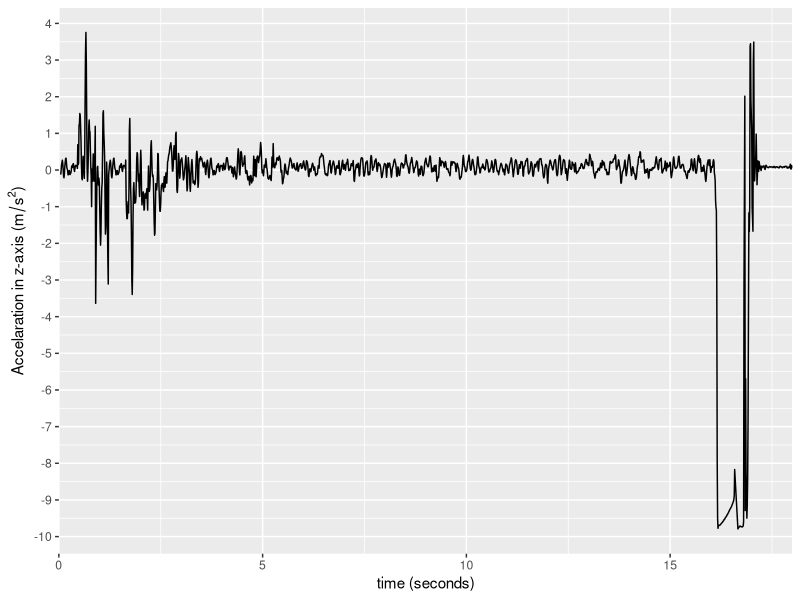
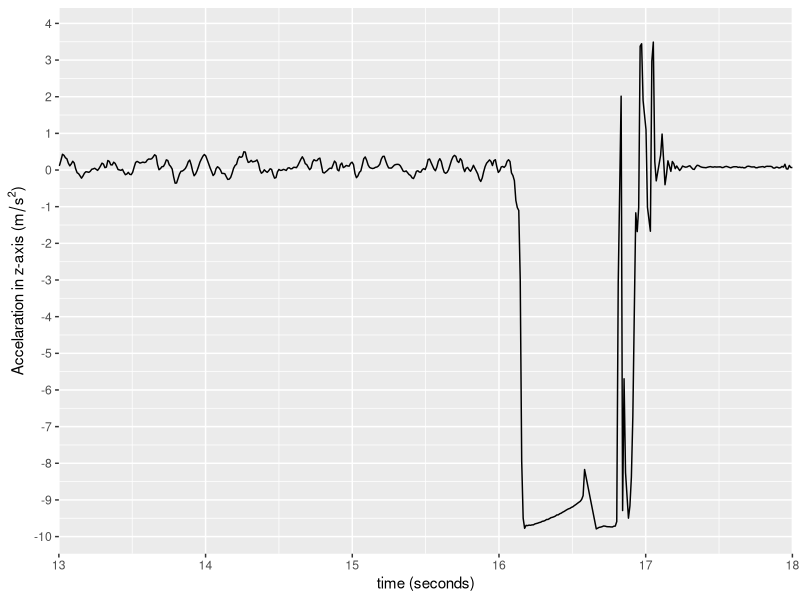

These charts were generated, in order, by the following R code: (Note: this script raises an error after producing the figures.)
library(tidyverse)
library(ggplot2)

data <- read.csv(
  file = "new_data.csv",
  dec = ".",
  colClasses = 
  )

View(data)

################# ACTIVITY I #################
time = data$Time..s.
acc_z = data$Acceleration.z..m.s.2.
acc_abs = data$Absolute.acceleration..m.s.2.

subscript = expression(paste("Accelaration in z-axis (",m/s^2,")"))


# Graph 1
act1_g1 <- data %>% ggplot(aes(x = time, y = acc_z)) + geom_line() + coord_cartesian(xlim=c(0, 18)) + scale_x_continuous(expand = c(0, 0), limits = c(0, NA))
act1_g1 + xlab("time (seconds)") + ylab(subscript) + scale_y_continuous(breaks=-20:10)

# Graph 2
act1_g2 <- data %>% ggplot(aes(x = time, y = acc_z)) + geom_line() + coord_cartesian(xlim=c(13, 18)) + scale_x_continuous(expand = c(0, 0), limits = c(0, NA))
act1_g2 + xlab("time (seconds)") + ylab(subscript) + scale_y_continuous(breaks=-20:10)


################# ACTIVITY II #################
time = data$Time..s.
acc_z = data$Acceleration.z..m.s.2.
velocity = data$Velocity

act2_g1 <- data %>% ggplot(aes(x = time, y = velocity)) + geom_line() + coord_cartesian(xlim=c(15.5, 17.5)) + scale_x_continuous(expand = c(0, 0), limits = c(0, NA))
act2_g1 + xlab("time (seconds)") + ylab("velocity (m/s)")

View(data)

# 1595 - 1665
act2_g2 <- ggplot(data=data.frame( x=c(0, 0.7),y=c(0,-3.5) ), aes(x=x,y=y)) + 
  geom_point(aes(x=0.7, y=-3.06), shape = 1) +
  geom_abline(slope = -4.37, col="red") +
  geom_hline(yintercept = 0) +
  geom_vline(xintercept = 0) +
  geom_vline(xintercept = 0.7, linetype="dashed", color="blue") +
  scale_y_continuous(breaks = scales::pretty_breaks(n = 10)) +
  scale_x_continuous(breaks = scales::pretty_breaks(n = 10)) 
act2_g2 + xlab("time (seconds)") + ylab("velocity (m/s)")


##################### ERROR ANALYSIS ################
time1 = 0.5
acc1 = -8.565984898
displcement1 = -1.07

time2 = 0.6
acc2 = -8.481069848
displacement2 = -1.52

time3 = 0.6
acc3 = -7.471530556
displacement3 = -1.34

time4 = 0.6
acc4 = -7.18
displacement4 = -1.29

time5 = 0.7
acc5 = -6.19
displacement5 = -1.51

## graphing Velocity - time
actVar <- ggplot(data=data.frame( x=c(0, 2),y=c(0,-10) ), aes(x=x, y=y)) + 
  geom_point(aes(x=1, y=-3.06), shape = 1) +
  geom_abline(slope = -5.5715, col="red") +
  geom_hline(yintercept = 0) +
  geom_vline(xintercept = 0) +
  geom_vline(xintercept = 0.8, linetype="dashed", color="blue") +
  scale_y_continuous(breaks = scales::pretty_breaks(n = 10)) +
  scale_x_continuous(breaks = scales::pretty_breaks(n = 10)) 
actVar + xlab("time (seconds)") + ylab("velocity (m/s)")

## Graphing the error analysis
accData <- read.csv("acc_data.csv")
expectedAcc = -9.8
expectedDispl = -1

accErr <- accData %>% ggplot(aes(x = number, y = acc)) + geom_point() +
  geom_hline(yintercept = -9.8, color = "blue") + 
  geom_label(
    label="-9.8", 
    x=3.1,
    y=-9.8,
    color = "black"
  ) +
  geom_point() +
  geom_text(
    label=accData$acc, 
    nudge_x = 0.2, nudge_y = 0.1, 
    check_overlap = T
  ) +
  ylim(-15, 0) 


subscript = expression(paste("Average accelaration in z-axis (",m/s^2,")"))
accErr + xlab("Number of runs") + ylab(subscript) + theme(legend.text = element_text(color="blue"))

## displacement
accErr <- accData %>% ggplot(aes(x = number, y = disp)) + geom_point() +
  geom_hline(yintercept = -1, color = "blue") + 
  geom_label(
    label="-1", 
    x=3.1,
    y=-1,
    color = "black"
  ) +
  geom_point() +
  geom_text(
    label=accData$disp, 
    nudge_x = 0.2, nudge_y = 0.1, 
    check_overlap = T
  ) +
  ylim(-2, 0) 

accErr + xlab("Number of runs") + ylab("Displacement (m)") + theme(legend.text = element_text(color="blue"))
                   